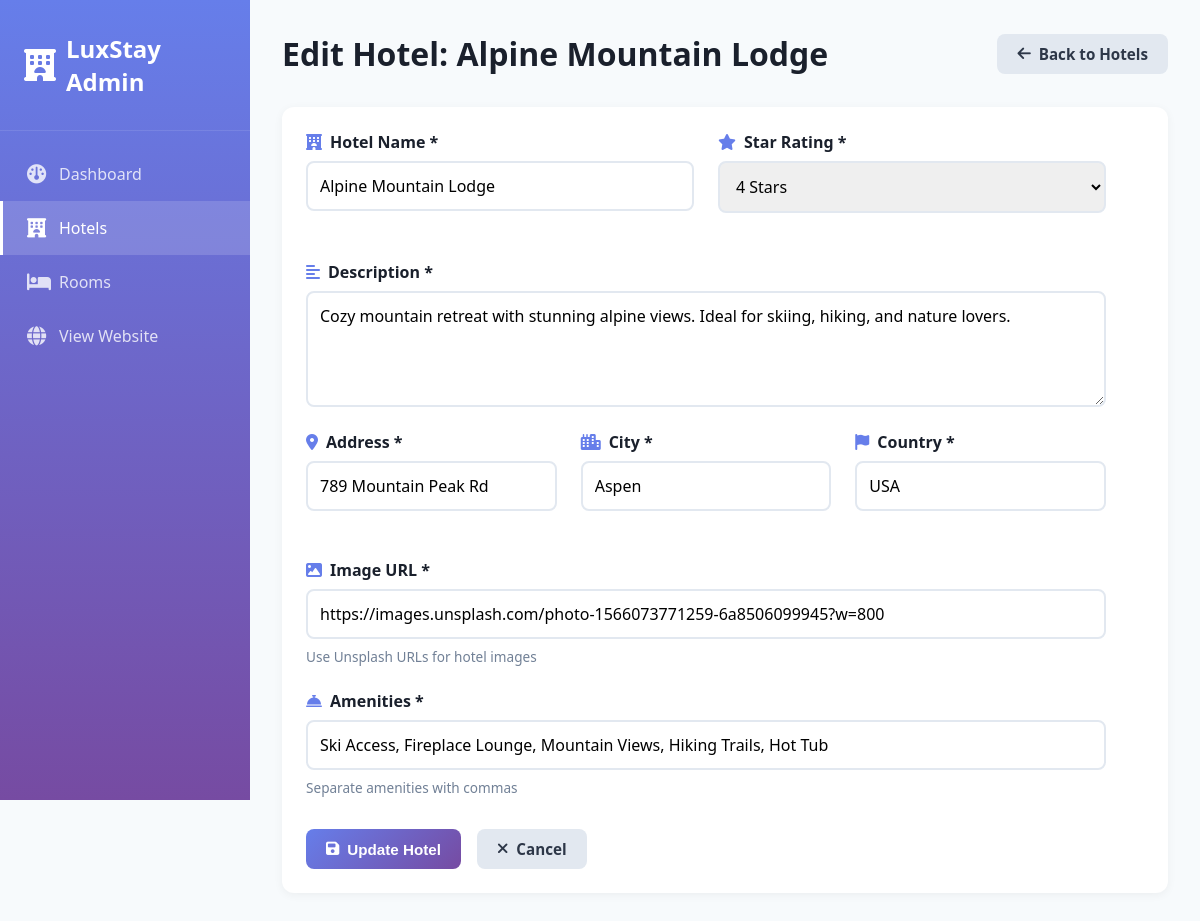
/admin/hotels/edit/3, run on the app's committed database.
### models/hotel.py (models this page shows, shortened)
class Hotel(db.Model):
    __tablename__ = 'hotels'
    id = db.Column(db.Integer, primary_key=True)
    name = db.Column(db.String(100), nullable=False)
    description = db.Column(db.Text)
    address = db.Column(db.String(100), nullable=False)
    city = db.Column(db.String(100), nullable=False)
    country = db.Column(db.String(100), nullable=False)
    star_rating = db.Column(db.Integer)
    image_url = db.Column(db.String(100))
    amenities = db.Column(db.Text)
    created_at = db.Column(db.DateTime, default=datetime.utcnow)
    rooms= db.relationship('Room', backref='hotel', lazy=True, cascade='all, delete-orphan')

### routes/admin.py (the view, shortened to what this page needs)
@admin_bp.route('/hotels/edit/<int:id>', methods=['GET', 'POST'])
def edit_hotel(id):
    hotel = Hotel.query.get_or_404(id)
    return render_template('admin/edit_hotel.html', hotel=hotel)

### templates/admin/edit_hotel.html (shortened to what this page needs)
<!DOCTYPE html>
<html lang="en">
<head>
    <link rel="stylesheet" href="{{ url_for('static', filename='css/admin.css') }}">
    <link rel="stylesheet" href="https://cdnjs.cloudflare.com/ajax/libs/font-awesome/6.4.0/css/all.min.css">
</head>
<body>
    <div class="admin-container">
        <aside class="sidebar">
            <div class="sidebar-header">
                <i class="fas fa-hotel"></i>
                <h2>LuxStay Admin</h2>
            </div>
            <nav class="sidebar-nav">
                <a href="{{ url_for('admin.dashboard') }}" class="nav-item">
                    <i class="fas fa-dashboard"></i>
                    <span>Dashboard</span>
                </a>
                <a href="{{ url_for('admin.hotels') }}" class="nav-item active">
                    <i class="fas fa-hotel"></i>
                    <span>Hotels</span>
                </a>
                <a href="{{ url_for('admin.rooms') }}" class="nav-item">
                    <i class="fas fa-bed"></i>
                    <span>Rooms</span>
                </a>
                <a href="{{ url_for('main.home') }}" class="nav-item">
                    <i class="fas fa-globe"></i>
                    <span>View Website</span>
                </a>
            </nav>
        </aside>
        <main class="main-content">
            <header class="content-header">
                <h1>Edit Hotel: {{ hotel.name }}</h1>
                <a href="{{ url_for('admin.hotels') }}" class="btn-secondary">
                    <i class="fas fa-arrow-left"></i> Back to Hotels
                </a>
            </header>
            <div class="content-section">
                <form method="POST" class="admin-form">
                    <div class="form-row">
                        <div class="form-group">
                            <label for="name"><i class="fas fa-hotel"></i> Hotel Name *</label>
                            <input type="text" id="name" name="name" value="{{ hotel.name }}" required>
                        </div>
                        <div class="form-group">
                            <label for="star_rating"><i class="fas fa-star"></i> Star Rating *</label>
                            <select id="star_rating" name="star_rating" required>
                                <option value="4" {% if hotel.star_rating == 4 %}selected{% endif %}>4 Stars</option>
                            </select>
                        </div>
                    </div>
                    <div class="form-group">
                        <label for="description"><i class="fas fa-align-left"></i> Description *</label>
                        <textarea id="description" name="description" rows="4" required>{{ hotel.description }}</textarea>
                    </div>
                    <div class="form-row">
                        <div class="form-group">
                            <label for="address"><i class="fas fa-map-marker-alt"></i> Address *</label>
                            <input type="text" id="address" name="address" value="{{ hotel.address }}" required>
                        </div>
                        <div class="form-group">
                            <label for="city"><i class="fas fa-city"></i> City *</label>
                            <input type="text" id="city" name="city" value="{{ hotel.city }}" required>
                        </div>
                        <div class="form-group">
                            <label for="country"><i class="fas fa-flag"></i> Country *</label>
                            <input type="text" id="country" name="country" value="{{ hotel.country }}" required>
                        </div>
                    </div>
                    <div class="form-group">
                        <label for="image_url"><i class="fas fa-image"></i> Image URL *</label>
                        <input type="url" id="image_url" name="image_url" value="{{ hotel.image_url }}" required>
                        <small>Use Unsplash URLs for hotel images</small>
                    </div>
                    <div class="form-group">
                        <label for="amenities"><i class="fas fa-concierge-bell"></i> Amenities *</label>
                        <input type="text" id="amenities" name="amenities" value="{{ hotel.amenities }}" required>
                        <small>Separate amenities with commas</small>
                    </div>
                    <div class="form-actions">
                        <button type="submit" class="btn-primary">
                            <i class="fas fa-save"></i> Update Hotel
                        </button>
                        <a href="{{ url_for('admin.hotels') }}" class="btn-secondary">
                            <i class="fas fa-times"></i> Cancel
                        </a>
                    </div>
                </form>
            </div>
        </main>
    </div>
</body>
</html>

### static/css/admin.css (style rules this page uses)
* { margin: 0; padding: 0; box-sizing: border-box; }
:root { --primary-color: #667eea; --secondary-color: #764ba2; --success-color: #48bb78; --danger-color: #f56565; --warning-color: #ed8936; --info-color: #4299e1; --dark-color: #1a202c; --light-color: #f7fafc; --border-color: #e2e8f0; --sidebar-width: 250px; }
body { font-family: 'Segoe UI', Tahoma, Geneva, Verdana, sans-serif; background: var(--light-color); color: #2d3748; }
.admin-container { display: flex; min-height: 100vh; }
.sidebar { width: var(--sidebar-width); background: linear-gradient(180deg, var(--primary-color), var(--secondary-color)); color: white; position: fixed; height: 100vh; overflow-y: auto; }
.sidebar-header { padding: 2rem 1.5rem; display: flex; align-items: center; gap: 10px; border-bottom: 1px solid rgba(255,255,255,0.1); }
.sidebar-header i { font-size: 2rem; }
.sidebar-header h2 { font-size: 1.5rem; }
.sidebar-nav { padding: 1rem 0; }
.nav-item { display: flex; align-items: center; gap: 12px; padding: 1rem 1.5rem; color: rgba(255,255,255,0.8); text-decoration: none; transition: all 0.3s; border-left: 3px solid transparent; }
.nav-item.active { background: rgba(255,255,255,0.15); color: white; border-left-color: white; }
.nav-item i { font-size: 1.2rem; width: 20px; }
.main-content { margin-left: var(--sidebar-width); flex: 1; padding: 2rem; }
.content-header { display: flex; justify-content: space-between; align-items: center; margin-bottom: 2rem; }
.content-header h1 { font-size: 2rem; color: var(--dark-color); }
.btn-primary, .btn-secondary, .btn-edit, .btn-delete { padding: 10px 20px; border: none; border-radius: 8px; font-weight: 600; cursor: pointer; text-decoration: none; display: inline-flex; align-items: center; gap: 8px; transition: all 0.3s; font-size: 0.95rem; }
.btn-primary { background: linear-gradient(135deg, var(--primary-color), var(--secondary-color)); color: white; }
.btn-secondary { background: #e2e8f0; color: #2d3748; }
.content-section { background: white; border-radius: 12px; padding: 1.5rem; box-shadow: 0 2px 10px rgba(0,0,0,0.05); margin-bottom: 2rem; }
.admin-form { max-width: 800px; }
.form-row { display: grid; grid-template-columns: repeat(auto-fit, minmax(200px, 1fr)); gap: 1.5rem; margin-bottom: 1.5rem; }
.form-group { display: flex; flex-direction: column; gap: 0.5rem; margin-bottom: 1.5rem; }
.form-group label { font-weight: 600; color: var(--dark-color); display: flex; align-items: center; gap: 8px; }
.form-group label i { color: var(--primary-color); }
.form-group input, .form-group select, .form-group textarea { padding: 12px; border: 2px solid var(--border-color); border-radius: 8px; font-size: 1rem; transition: all 0.3s; font-family: inherit; }
.form-group small { color: #718096; font-size: 0.85rem; }
.form-actions { display: flex; gap: 1rem; margin-top: 2rem; }

### data on the page
Hotel: name "Alpine Mountain Lodge", star_rating "4 Stars", description "Cozy mountain retreat with stunning alpine views. Ideal for skiing, hiking, and nature lovers.", address "789 Mountain Peak Rd", city "Aspen", country "USA", image_url "https://images.unsplash.com/photo-1566073771259-6a8506099945?w=800", amenities "Ski Access, Fireplace Lounge, Mountain Views, Hiking Trails, Hot Tub"
